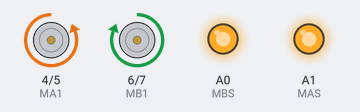
A sketch run on a simulated Arduino Uno, built with avr-gcc and run on an emulated ATmega328P. On the bench: motor-driver pin pairs drawn as motors (green arrow = first pin HIGH = forward, orange = second pin HIGH = backward, longer = more drive), output pins drawn as LEDs (lit = HIGH).

Above: at 0.5 s.
At 1.5 s:
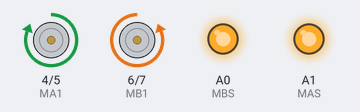
Timing chart, 0 to 3.0 s (numbered marks = the images above):
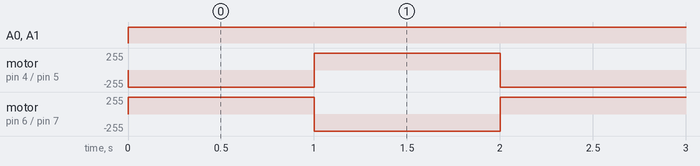

Measured:
- by itself, A0 (MBS), A1 (MAS): LOW → HIGH at 0.00 s
- by itself, motor on pin 4 (MA1) / pin 5 (MA2), motor on pin 6 (MB1) / pin 7 (MB2): alternates forward 255/255 for 1.0 s and backward 255/255 for 1.0 s

The sketch:

motortest.ino
```cpp
#define MA1 4
#define MA2 5
#define MB1 6
#define MB2 7
#define MAS A1
#define MBS A0
int speed = 150;
void stop();
void forward(int);
void backward(int);
void left(int, int);
void right(int, int);
void setup() {
  // put your setup code here, to run once:
  pinMode(MA1, OUTPUT);
  pinMode(MA2, OUTPUT);
  pinMode(MB1, OUTPUT);
  pinMode(MB2, OUTPUT);
  pinMode(MAS, OUTPUT);
  pinMode(MBS, OUTPUT);
  analogWrite(MAS, 0);
  analogWrite(MBS, 0);
  Serial.begin(9600);
}

void loop() {
  // put your main code here, to run repeatedly:
  forward(speed);
  delay(1000);
  backward(speed);
  delay(1000);
}
void forward(int speed)
{
  analogWrite(MAS, speed);
  analogWrite(MBS, speed);
  digitalWrite(MA1, LOW);
  digitalWrite(MA2, HIGH);
  digitalWrite(MB1, HIGH);
  digitalWrite(MB2, LOW);
}
void backward(int speed)
{
  analogWrite(MAS, speed);
  analogWrite(MBS, speed);
  digitalWrite(MA1, HIGH);
  digitalWrite(MA2, LOW);
  digitalWrite(MB1, LOW);
  digitalWrite(MB2, HIGH);
}
void left(int speed, int mode)
{
  if(mode == 0)
  {
    analogWrite(MAS, speed);
    analogWrite(MBS, speed);
    digitalWrite(MA1, HIGH);
    digitalWrite(MA2, LOW);
    digitalWrite(MB1, HIGH);
    digitalWrite(MB2, LOW);
  }
  if(mode == 1)
  {
    analogWrite(MAS, speed);
    analogWrite(MBS, speed);
    digitalWrite(MA1, LOW);
    digitalWrite(MA2, LOW);
    digitalWrite(MB1, HIGH);
    digitalWrite(MB2, LOW);
  }
}
void right(int speed, int mode)
{
  if(mode == 0)
  {
    analogWrite(MAS, speed);
    analogWrite(MBS, speed);
    digitalWrite(MA1, LOW);
    digitalWrite(MA2, HIGH);
    digitalWrite(MB1, LOW);
    digitalWrite(MB2, HIGH);
  }
  if(mode == 1)
  {
    analogWrite(MAS, speed);
    analogWrite(MBS, speed);
    digitalWrite(MA1, LOW);
    digitalWrite(MA2, HIGH);
    digitalWrite(MB1, LOW);
    digitalWrite(MB2, LOW);
  }
}
void stop()
{
  analogWrite(MAS, 0);
  analogWrite(MBS, 0);
  digitalWrite(MA1, LOW);
  digitalWrite(MA2, LOW);
  digitalWrite(MB1, LOW);
  digitalWrite(MB2, LOW);
}
```
